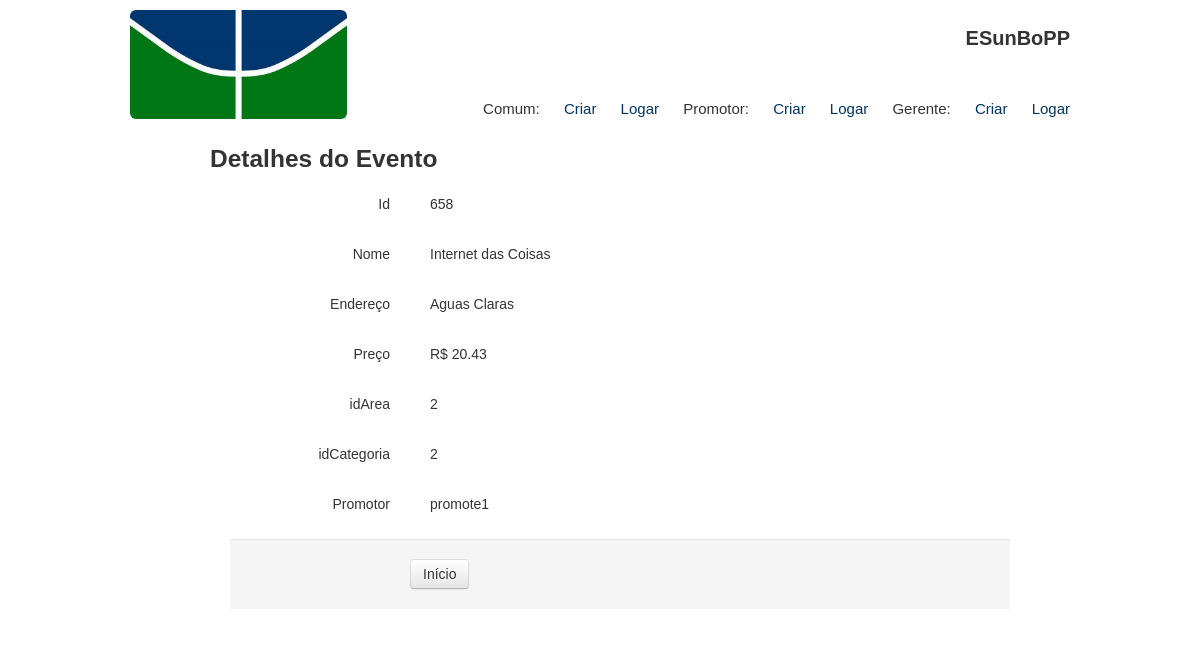
Screenshot of /readEvento.php?id=658 with the database file from the repository.
### tables this page shows
CREATE TABLE IF NOT EXISTS `TB_EVENTO` (
  `id` int(11) NOT NULL DEFAULT '0',
  `nome` varchar(100) NOT NULL,
  `endereco` varchar(100) NOT NULL,
  `preco` double NOT NULL,
  `idArea` int(11) DEFAULT NULL,
  `idCategoria` int(11) NOT NULL DEFAULT '0',
  `loginPromotor` varchar(30) NOT NULL DEFAULT '',
  PRIMARY KEY (`id`,`idCategoria`,`loginPromotor`)
);

### readEvento.php (the view, shortened to what this page needs)
<?php
    $id = null;
    if ( !empty($_GET['id'])) {
        $id = $_REQUEST['id'];
    }
    if ( null==$id ) {
        header("Location: index.php");
    } else {
        $pdo = Database::connect();
        $pdo->setAttribute(PDO::ATTR_ERRMODE, PDO::ERRMODE_EXCEPTION);
        $sql = "SELECT * FROM TB_EVENTO where id = ?";
        $q = $pdo->prepare($sql);
        $q->execute(array($id));
        $data = $q->fetch(PDO::FETCH_ASSOC);
    }
?>
 <?php include("common/header.php"); ?>
    <div class="container">
                <div class="span10 offset1">
                    <div class="row">
                        <h3>Detalhes do Evento</h3>
                    </div>
                    <div class="form-horizontal" >
                      <div class="control-group">
                        <label class="control-label">Id</label>
                        <div class="controls">
                            <label class="checkbox">
                                <?php echo $data['id'];?>
                            </label>
                        </div>
                      </div>
                      <div class="control-group">
                        <label class="control-label">Nome</label>
                        <div class="controls">
                            <label class="checkbox">
                                <?php echo $data['nome'];?>
                            </label>
                        </div>
                      </div>
                      <div class="control-group">
                        <label class="control-label">Endereço</label>
                        <div class="controls">
                            <label class="checkbox">
                                <?php echo $data['endereco'];?>
                            </label>
                        </div>
                      </div>
                      <div class="control-group">
                        <label class="control-label">Preço</label>
                        <div class="controls">
                            <label class="checkbox">
                                <?php echo 'R$ ' . $data['preco'];?>
                            </label>
                        </div>
                      </div>
                      <div class="control-group">
                        <label class="control-label">idArea</label>
                        <div class="controls">
                            <label class="checkbox">
                                <?php echo $data['idArea'];?>
                            </label>
                        </div>
                      </div>
                      <div class="control-group">
                        <label class="control-label">idCategoria</label>
                        <div class="controls">
                            <label class="checkbox">
                                <?php echo $data['idCategoria'];?>
                            </label>
                        </div>
                      </div>
                      <div class="control-group">
                        <label class="control-label">Promotor</label>
                        <div class="controls">
                            <label class="checkbox">
                                <?php echo $data['loginPromotor'];?>
                            </label>
                        </div>
                      </div>
                      <div class="form-actions">
                        <a class="btn" href="index.php">Início</a>
                      </div>
                    </div>
                </div>
    </div>
</body>
</html>

### libs/css/custom.css (style rules this page uses)
body { color: #333333; font-family: "Lucida Sans Unicode", "Lucida Grande", sans-serif; }

### rows the page displays
tb_evento: id "658", nome "Internet das Coisas", endereco "Aguas Claras", preco "20.43", idArea "2", idCategoria "2", loginPromotor "promote1"
